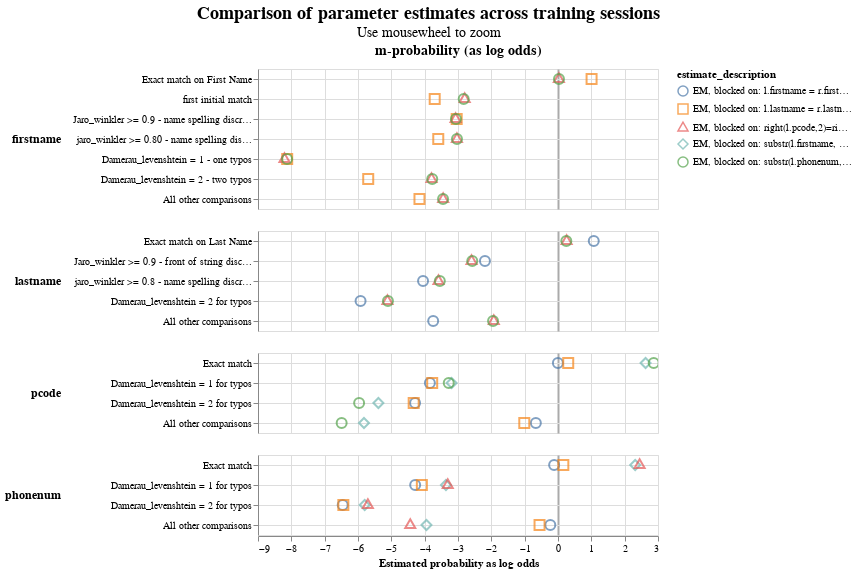

Notebook code cell kept with this figure:
### Markdown cell above
No convergence problems AT ALL!

### Code cell
linker2.parameter_estimate_comparisons_chart()

### Figure 1 — Vega-Lite specification as saved in the notebook (floating-point values rounded to 4 significant figures)
{"$schema": "https://vega.github.io/schema/vega-lite/v5.9.3.json", "config": {"title": {"anchor": "middle", "fontSize": 18, "subtitleFontSize": 14}, "view": {"continuousHeight": 300, "continuousWidth": 400}}, "data": {"name": "data-39255f52dadd0b10b3cffcab832895e0"}, "datasets": {"data-39255f52dadd0b10b3cffcab832895e0": [{"comparison_level_label": "Exact match on First Name", "comparison_name": "firstname", "comparison_sort_order": 0, "comparison_vector_value": 6, "estimate_description": "EM, blocked on: l.lastname = r.lastname", "estimated_probability": 0.6678, "estimated_probability_as_log_odds": 1.007, "m_or_u": "m", "sql_condition": "firstname_l = firstname_r"}, {"comparison_level_label": "Exact match on First Name", "comparison_name": "firstname", "comparison_sort_order": 0, "comparison_vector_value": 6, "estimate_description": "EM, blocked on: right(l.pcode,2)=right(r.pcode,2)", "estimated_probability": 0.5046, "estimated_probability_as_log_odds": 0.02678, "m_or_u": "m", "sql_condition": "firstname_l = firstname_r"}, {"comparison_level_label": "Exact match on First Name", "comparison_name": "firstname", "comparison_sort_order": 0, "comparison_vector_value": 6, "estimate_description": "EM, blocked on: substr(l.phonenum,1,2)=substr(r.phonenum,1,2)", "estimated_probability": 0.5051, "estimated_probability_as_log_odds": 0.02927, "m_or_u": "m", "sql_condition": "firstname_l = firstname_r"}, {"comparison_level_label": "first initial match", "comparison_name": "firstname", "comparison_sort_order": 0, "comparison_vector_value": 5, "estimate_description": "EM, blocked on: l.lastname = r.lastname", "estimated_probability": 0.0715, "estimated_probability_as_log_odds": -3.699, "m_or_u": "m", "sql_condition": "(length(firstname_l) = 1 OR length(firstname_r) = 1 ) AND (substr(firstname_l, 1, 1) = substr(firstname_r, 1, 1))"}, {"comparison_level_label": "first initial match", "comparison_name": "firstname", "comparison_sort_order": 0, "comparison_vector_value": 5, "estimate_description": "EM, blocked on: right(l.pcode,2)=right(r.pcode,2)", "estimated_probability": 0.1255, "estimated_probability_as_log_odds": -2.8, "m_or_u": "m", "sql_condition": "(length(firstname_l) = 1 OR length(firstname_r) = 1 ) AND (substr(firstname_l, 1, 1) = substr(firstname_r, 1, 1))"}, {"comparison_level_label": "first initial match", "comparison_name": "firstname", "comparison_sort_order": 0, "comparison_vector_value": 5, "estimate_description": "EM, blocked on: substr(l.phonenum,1,2)=substr(r.phonenum,1,2)", "estimated_probability": 0.1233, "estimated_probability_as_log_odds": -2.83, "m_or_u": "m", "sql_condition": "(length(firstname_l) = 1 OR length(firstname_r) = 1 ) AND (substr(firstname_l, 1, 1) = substr(firstname_r, 1, 1))"}, {"comparison_level_label": "Jaro_winkler >= 0.9 - name spelling discrepancies", "comparison_name": "firstname", "comparison_sort_order": 0, "comparison_vector_value": 4, "estimate_description": "EM, blocked on: l.lastname = r.lastname", "estimated_probability": 0.1085, "estimated_probability_as_log_odds": -3.039, "m_or_u": "m", "sql_condition": "jaro_winkler_similarity(firstname_l, firstname_r) >= 0.9"}, {"comparison_level_label": "Jaro_winkler >= 0.9 - name spelling discrepancies", "comparison_name": "firstname", "comparison_sort_order": 0, "comparison_vector_value": 4, "estimate_description": "EM, blocked on: right(l.pcode,2)=right(r.pcode,2)", "estimated_probability": 0.1062, "estimated_probability_as_log_odds": -3.073, "m_or_u": "m", "sql_condition": "jaro_winkler_similarity(firstname_l, firstname_r) >= 0.9"}, {"comparison_level_label": "Jaro_winkler >= 0.9 - name spelling discrepancies", "comparison_name": "firstname", "comparison_sort_order": 0, "comparison_vector_value": 4, "estimate_description": "EM, blocked on: substr(l.phonenum,1,2)=substr(r.phonenum,1,2)", "estimated_probability": 0.107, "estimated_probability_as_log_odds": -3.062, "m_or_u": "m", "sql_condition": "jaro_winkler_similarity(firstname_l, firstname_r) >= 0.9"}, {"comparison_level_label": "jaro_winkler >= 0.80 - name spelling discrepancies", "comparison_name": "firstname", "comparison_sort_order": 0, "comparison_vector_value": 3, "estimate_description": "EM, blocked on: l.lastname = r.lastname", "estimated_probability": 0.07658, "estimated_probability_as_log_odds": -3.592, "m_or_u": "m", "sql_condition": "jaro_winkler_similarity(firstname_l, firstname_r) >= 0.80"}, {"comparison_level_label": "jaro_winkler >= 0.80 - name spelling discrepancies", "comparison_name": "firstname", "comparison_sort_order": 0, "comparison_vector_value": 3, "estimate_description": "EM, blocked on: right(l.pcode,2)=right(r.pcode,2)", "estimated_probability": 0.1089, "estimated_probability_as_log_odds": -3.032, "m_or_u": "m", "sql_condition": "jaro_winkler_similarity(firstname_l, firstname_r) >= 0.80"}, {"comparison_level_label": "jaro_winkler >= 0.80 - name spelling discrepancies", "comparison_name": "firstname", "comparison_sort_order": 0, "comparison_vector_value": 3, "estimate_description": "EM, blocked on: substr(l.phonenum,1,2)=substr(r.phonenum,1,2)", "estimated_probability": 0.109, "estimated_probability_as_log_odds": -3.031, "m_or_u": "m", "sql_condition": "jaro_winkler_similarity(firstname_l, firstname_r) >= 0.80"}, {"comparison_level_label": "Damerau_levenshtein = 1 - one typos", "comparison_name": "firstname", "comparison_sort_order": 0, "comparison_vector_value": 2, "estimate_description": "EM, blocked on: l.lastname = r.lastname", "estimated_probability": 0.003571, "estimated_probability_as_log_odds": -8.124, "m_or_u": "m", "sql_condition": "damerau_levenshtein(firstname_l, firstname_r) <= 1"}, {"comparison_level_label": "Damerau_levenshtein = 1 - one typos", "comparison_name": "firstname", "comparison_sort_order": 0, "comparison_vector_value": 2, "estimate_description": "EM, blocked on: right(l.pcode,2)=right(r.pcode,2)", "estimated_probability": 0.003376, "estimated_probability_as_log_odds": -8.206, "m_or_u": "m", "sql_condition": "damerau_levenshtein(firstname_l, firstname_r) <= 1"}, {"comparison_level_label": "Damerau_levenshtein = 1 - one typos", "comparison_name": "firstname", "comparison_sort_order": 0, "comparison_vector_value": 2, "estimate_description": "EM, blocked on: substr(l.phonenum,1,2)=substr(r.phonenum,1,2)", "estimated_probability": 0.003562, "estimated_probability_as_log_odds": -8.128, "m_or_u": "m", "sql_condition": "damerau_levenshtein(firstname_l, firstname_r) <= 1"}, {"comparison_level_label": "Damerau_levenshtein = 2 - two typos", "comparison_name": "firstname", "comparison_sort_order": 0, "comparison_vector_value": 1, "estimate_description": "EM, blocked on: l.lastname = r.lastname", "estimated_probability": 0.01896, "estimated_probability_as_log_odds": -5.694, "m_or_u": "m", "sql_condition": "damerau_levenshtein(firstname_l, firstname_r) = 2"}, {"comparison_level_label": "Damerau_levenshtein = 2 - two typos", "comparison_name": "firstname", "comparison_sort_order": 0, "comparison_vector_value": 1, "estimate_description": "EM, blocked on: right(l.pcode,2)=right(r.pcode,2)", "estimated_probability": 0.06723, "estimated_probability_as_log_odds": -3.794, "m_or_u": "m", "sql_condition": "damerau_levenshtein(firstname_l, firstname_r) = 2"}, {"comparison_level_label": "Damerau_levenshtein = 2 - two typos", "comparison_name": "firstname", "comparison_sort_order": 0, "comparison_vector_value": 1, "estimate_description": "EM, blocked on: substr(l.phonenum,1,2)=substr(r.phonenum,1,2)", "estimated_probability": 0.06815, "estimated_probability_as_log_odds": -3.773, "m_or_u": "m", "sql_condition": "damerau_levenshtein(firstname_l, firstname_r) = 2"}, {"comparison_level_label": "All other comparisons", "comparison_name": "firstname", "comparison_sort_order": 0, "comparison_vector_value": 0, "estimate_description": "EM, blocked on: l.lastname = r.lastname", "estimated_probability": 0.05312, "estimated_probability_as_log_odds": -4.156, "m_or_u": "m", "sql_condition": "ELSE"}, {"comparison_level_label": "All other comparisons", "comparison_name": "firstname", "comparison_sort_order": 0, "comparison_vector_value": 0, "estimate_description": "EM, blocked on: right(l.pcode,2)=right(r.pcode,2)", "estimated_probability": 0.08407, "estimated_probability_as_log_odds": -3.446, "m_or_u": "m", "sql_condition": "ELSE"}, {"comparison_level_label": "All other comparisons", "comparison_name": "firstname", "comparison_sort_order": 0, "comparison_vector_value": 0, "estimate_description": "EM, blocked on: substr(l.phonenum,1,2)=substr(r.phonenum,1,2)", "estimated_probability": 0.0839, "estimated_probability_as_log_odds": -3.449, "m_or_u": "m", "sql_condition": "ELSE"}, {"comparison_level_label": "Exact match on Last Name", "comparison_name": "lastname", "comparison_sort_order": 1, "comparison_vector_value": 4, "estimate_description": "EM, blocked on: l.firstname = r.firstname", "estimated_probability": 0.6778, "estimated_probability_as_log_odds": 1.073, "m_or_u": "m", "sql_condition": "lastname_l = lastname_r"}, {"comparison_level_label": "Exact match on Last Name", "comparison_name": "lastname", "comparison_sort_order": 1, "comparison_vector_value": 4, "estimate_description": "EM, blocked on: right(l.pcode,2)=right(r.pcode,2)", "estimated_probability": 0.5446, "estimated_probability_as_log_odds": 0.2583, "m_or_u": "m", "sql_condition": "lastname_l = lastname_r"}, {"comparison_level_label": "Exact match on Last Name", "comparison_name": "lastname", "comparison_sort_order": 1, "comparison_vector_value": 4, "estimate_description": "EM, blocked on: substr(l.phonenum,1,2)=substr(r.phonenum,1,2)", "estimated_probability": 0.5431, "estimated_probability_as_log_odds": 0.2494, "m_or_u": "m", "sql_condition": "lastname_l = lastname_r"}, {"comparison_level_label": "Jaro_winkler >= 0.9 - front of string discrepdendies", "comparison_name": "lastname", "comparison_sort_order": 1, "comparison_vector_value": 3, "estimate_description": "EM, blocked on: l.firstname = r.firstname", "estimated_probability": 0.1796, "estimated_probability_as_log_odds": -2.192, "m_or_u": "m", "sql_condition": "jaro_winkler_similarity(lastname_l, lastname_r) >= 0.9"}, {"comparison_level_label": "Jaro_winkler >= 0.9 - front of string discrepdendies", "comparison_name": "lastname", "comparison_sort_order": 1, "comparison_vector_value": 3, "estimate_description": "EM, blocked on: right(l.pcode,2)=right(r.pcode,2)", "estimated_probability": 0.1421, "estimated_probability_as_log_odds": -2.594, "m_or_u": "m", "sql_condition": "jaro_winkler_similarity(lastname_l, lastname_r) >= 0.9"}, {"comparison_level_label": "Jaro_winkler >= 0.9 - front of string discrepdendies", "comparison_name": "lastname", "comparison_sort_order": 1, "comparison_vector_value": 3, "estimate_description": "EM, blocked on: substr(l.phonenum,1,2)=substr(r.phonenum,1,2)", "estimated_probability": 0.144, "estimated_probability_as_log_odds": -2.572, "m_or_u": "m", "sql_condition": "jaro_winkler_similarity(lastname_l, lastname_r) >= 0.9"}, {"comparison_level_label": "jaro_winkler >= 0.8 - name spelling discrepancies throughout str", "comparison_name": "lastname", "comparison_sort_order": 1, "comparison_vector_value": 2, "estimate_description": "EM, blocked on: l.firstname = r.firstname", "estimated_probability": 0.05698, "estimated_probability_as_log_odds": -4.049, "m_or_u": "m", "sql_condition": "jaro_winkler_similarity(lastname_l, lastname_r) >= 0.8"}, {"comparison_level_label": "jaro_winkler >= 0.8 - name spelling discrepancies throughout str", "comparison_name": "lastname", "comparison_sort_order": 1, "comparison_vector_value": 2, "estimate_description": "EM, blocked on: right(l.pcode,2)=right(r.pcode,2)", "estimated_probability": 0.07693, "estimated_probability_as_log_odds": -3.585, "m_or_u": "m", "sql_condition": "jaro_winkler_similarity(lastname_l, lastname_r) >= 0.8"}, {"comparison_level_label": "jaro_winkler >= 0.8 - name spelling discrepancies throughout str", "comparison_name": "lastname", "comparison_sort_order": 1, "comparison_vector_value": 2, "estimate_description": "EM, blocked on: substr(l.phonenum,1,2)=substr(r.phonenum,1,2)", "estimated_probability": 0.07888, "estimated_probability_as_log_odds": -3.546, "m_or_u": "m", "sql_condition": "jaro_winkler_similarity(lastname_l, lastname_r) >= 0.8"}, {"comparison_level_label": "Damerau_levenshtein = 2 for typos", "comparison_name": "lastname", "comparison_sort_order": 1, "comparison_vector_value": 1, "estimate_description": "EM, blocked on: l.firstname = r.firstname", "estimated_probability": 0.01621, "estimated_probability_as_log_odds": -5.923, "m_or_u": "m", "sql_condition": "damerau_levenshtein(lastname_l, lastname_r) = 2"}, {"comparison_level_label": "Damerau_levenshtein = 2 for typos", "comparison_name": "lastname", "comparison_sort_order": 1, "comparison_vector_value": 1, "estimate_description": "EM, blocked on: right(l.pcode,2)=right(r.pcode,2)", "estimated_probability": 0.02803, "estimated_probability_as_log_odds": -5.116, "m_or_u": "m", "sql_condition": "damerau_levenshtein(lastname_l, lastname_r) = 2"}, {"comparison_level_label": "Damerau_levenshtein = 2 for typos", "comparison_name": "lastname", "comparison_sort_order": 1, "comparison_vector_value": 1, "estimate_description": "EM, blocked on: substr(l.phonenum,1,2)=substr(r.phonenum,1,2)", "estimated_probability": 0.0283, "estimated_probability_as_log_odds": -5.102, "m_or_u": "m", "sql_condition": "damerau_levenshtein(lastname_l, lastname_r) = 2"}, {"comparison_level_label": "All other comparisons", "comparison_name": "lastname", "comparison_sort_order": 1, "comparison_vector_value": 0, "estimate_description": "EM, blocked on: l.firstname = r.firstname", "estimated_probability": 0.06943, "estimated_probability_as_log_odds": -3.745, "m_or_u": "m", "sql_condition": "ELSE"}, {"comparison_level_label": "All other comparisons", "comparison_name": "lastname", "comparison_sort_order": 1, "comparison_vector_value": 0, "estimate_description": "EM, blocked on: right(l.pcode,2)=right(r.pcode,2)", "estimated_probability": 0.2083, "estimated_probability_as_log_odds": -1.926, "m_or_u": "m", "sql_condition": "ELSE"}, {"comparison_level_label": "All other comparisons", "comparison_name": "lastname", "comparison_sort_order": 1, "comparison_vector_value": 0, "estimate_description": "EM, blocked on: substr(l.phonenum,1,2)=substr(r.phonenum,1,2)", "estimated_probability": 0.2058, "estimated_probability_as_log_odds": -1.949, "m_or_u": "m", "sql_condition": "ELSE"}, {"comparison_level_label": "Exact match", "comparison_name": "pcode", "comparison_sort_order": 2, "comparison_vector_value": 3, "estimate_description": "EM, blocked on: l.firstname = r.firstname", "estimated_probability": 0.4994, "estimated_probability_as_log_odds": -0.003553, "m_or_u": "m", "sql_condition": "pcode_l=pcode_r"}, {"comparison_level_label": "Exact match", "comparison_name": "pcode", "comparison_sort_order": 2, "comparison_vector_value": 3, "estimate_description": "EM, blocked on: l.lastname = r.lastname", "estimated_probability": 0.5529, "estimated_probability_as_log_odds": 0.3066, "m_or_u": "m", "sql_condition": "pcode_l=pcode_r"}, {"comparison_level_label": "Exact match", "comparison_name": "pcode", "comparison_sort_order": 2, "comparison_vector_value": 3, "estimate_description": "EM, blocked on: substr(l.firstname, 1, 1) = substr(r.firstname, 1, 1) and substr(l.lastname, 1, 1) = substr(r.lastname, 1, 1)", "estimated_probability": 0.8607, "estimated_probability_as_log_odds": 2.627, "m_or_u": "m", "sql_condition": "pcode_l=pcode_r"}, {"comparison_level_label": "Exact match", "comparison_name": "pcode", "comparison_sort_order": 2, "comparison_vector_value": 3, "estimate_description": "EM, blocked on: substr(l.phonenum,1,2)=substr(r.phonenum,1,2)", "estimated_probability": 0.8798, "estimated_probability_as_log_odds": 2.871, "m_or_u": "m", "sql_condition": "pcode_l=pcode_r"}, {"comparison_level_label": "Damerau_levenshtein = 1 for typos", "comparison_name": "pcode", "comparison_sort_order": 2, "comparison_vector_value": 2, "estimate_description": "EM, blocked on: l.firstname = r.firstname", "estimated_probability": 0.06511, "estimated_probability_as_log_odds": -3.844, "m_or_u": "m", "sql_condition": "damerau_levenshtein(pcode_l, pcode_r) = 1"}, {"comparison_level_label": "Damerau_levenshtein = 1 for typos", "comparison_name": "pcode", "comparison_sort_order": 2, "comparison_vector_value": 2, "estimate_description": "EM, blocked on: l.lastname = r.lastname", "estimated_probability": 0.06811, "estimated_probability_as_log_odds": -3.774, "m_or_u": "m", "sql_condition": "damerau_levenshtein(pcode_l, pcode_r) = 1"}, {"comparison_level_label": "Damerau_levenshtein = 1 for typos", "comparison_name": "pcode", "comparison_sort_order": 2, "comparison_vector_value": 2, "estimate_description": "EM, blocked on: substr(l.firstname, 1, 1) = substr(r.firstname, 1, 1) and substr(l.lastname, 1, 1) = substr(r.lastname, 1, 1)", "estimated_probability": 0.09862, "estimated_probability_as_log_odds": -3.192, "m_or_u": "m", "sql_condition": "damerau_levenshtein(pcode_l, pcode_r) = 1"}, {"comparison_level_label": "Damerau_levenshtein = 1 for typos", "comparison_name": "pcode", "comparison_sort_order": 2, "comparison_vector_value": 2, "estimate_description": "EM, blocked on: substr(l.phonenum,1,2)=substr(r.phonenum,1,2)", "estimated_probability": 0.09348, "estimated_probability_as_log_odds": -3.278, "m_or_u": "m", "sql_condition": "damerau_levenshtein(pcode_l, pcode_r) = 1"}, {"comparison_level_label": "Damerau_levenshtein = 2 for typos", "comparison_name": "pcode", "comparison_sort_order": 2, "comparison_vector_value": 1, "estimate_description": "EM, blocked on: l.firstname = r.firstname", "estimated_probability": 0.0487, "estimated_probability_as_log_odds": -4.288, "m_or_u": "m", "sql_condition": "damerau_levenshtein(pcode_l, pcode_r) = 2"}, {"comparison_level_label": "Damerau_levenshtein = 2 for typos", "comparison_name": "pcode", "comparison_sort_order": 2, "comparison_vector_value": 1, "estimate_description": "EM, blocked on: l.lastname = r.lastname", "estimated_probability": 0.04738, "estimated_probability_as_log_odds": -4.329, "m_or_u": "m", "sql_condition": "damerau_levenshtein(pcode_l, pcode_r) = 2"}, {"comparison_level_label": "Damerau_levenshtein = 2 for typos", "comparison_name": "pcode", "comparison_sort_order": 2, "comparison_vector_value": 1, "estimate_description": "EM, blocked on: substr(l.firstname, 1, 1) = substr(r.firstname, 1, 1) and substr(l.lastname, 1, 1) = substr(r.lastname, 1, 1)", "estimated_probability": 0.02333, "estimated_probability_as_log_odds": -5.388, "m_or_u": "m", "sql_condition": "damerau_levenshtein(pcode_l, pcode_r) = 2"}, {"comparison_level_label": "Damerau_levenshtein = 2 for typos", "comparison_name": "pcode", "comparison_sort_order": 2, "comparison_vector_value": 1, "estimate_description": "EM, blocked on: substr(l.phonenum,1,2)=substr(r.phonenum,1,2)", "estimated_probability": 0.01574, "estimated_probability_as_log_odds": -5.966, "m_or_u": "m", "sql_condition": "damerau_levenshtein(pcode_l, pcode_r) = 2"}, {"comparison_level_label": "All other comparisons", "comparison_name": "pcode", "comparison_sort_order": 2, "comparison_vector_value": 0, "estimate_description": "EM, blocked on: l.firstname = r.firstname", "estimated_probability": 0.3868, "estimated_probability_as_log_odds": -0.6648, "m_or_u": "m", "sql_condition": "ELSE"}, {"comparison_level_label": "All other comparisons", "comparison_name": "pcode", "comparison_sort_order": 2, "comparison_vector_value": 0, "estimate_description": "EM, blocked on: l.lastname = r.lastname", "estimated_probability": 0.3316, "estimated_probability_as_log_odds": -1.011, "m_or_u": "m", "sql_condition": "ELSE"}, {"comparison_level_label": "All other comparisons", "comparison_name": "pcode", "comparison_sort_order": 2, "comparison_vector_value": 0, "estimate_description": "EM, blocked on: substr(l.firstname, 1, 1) = substr(r.firstname, 1, 1) and substr(l.lastname, 1, 1) = substr(r.lastname, 1, 1)", "estimated_probability": 0.01739, "estimated_probability_as_log_odds": -5.82, "m_or_u": "m", "sql_condition": "ELSE"}, {"comparison_level_label": "All other comparisons", "comparison_name": "pcode", "comparison_sort_order": 2, "comparison_vector_value": 0, "estimate_description": "EM, blocked on: substr(l.phonenum,1,2)=substr(r.phonenum,1,2)", "estimated_probability": 0.011, "estimated_probability_as_log_odds": -6.49, "m_or_u": "m", "sql_condition": "ELSE"}, {"comparison_level_label": "Exact match", "comparison_name": "phonenum", "comparison_sort_order": 3, "comparison_vector_value": 3, "estimate_description": "EM, blocked on: l.firstname = r.firstname", "estimated_probability": 0.4798, "estimated_probability_as_log_odds": -0.1164, "m_or_u": "m", "sql_condition": "phonenum_l=phonenum_r"}, {"comparison_level_label": "Exact match", "comparison_name": "phonenum", "comparison_sort_order": 3, "comparison_vector_value": 3, "estimate_description": "EM, blocked on: l.lastname = r.lastname", "estimated_probability": 0.5277, "estimated_probability_as_log_odds": 0.1601, "m_or_u": "m", "sql_condition": "phonenum_l=phonenum_r"}, {"comparison_level_label": "Exact match", "comparison_name": "phonenum", "comparison_sort_order": 3, "comparison_vector_value": 3, "estimate_description": "EM, blocked on: substr(l.firstname, 1, 1) = substr(r.firstname, 1, 1) and substr(l.lastname, 1, 1) = substr(r.lastname, 1, 1)", "estimated_probability": 0.8327, "estimated_probability_as_log_odds": 2.316, "m_or_u": "m", "sql_condition": "phonenum_l=phonenum_r"}, {"comparison_level_label": "Exact match", "comparison_name": "phonenum", "comparison_sort_order": 3, "comparison_vector_value": 3, "estimate_description": "EM, blocked on: right(l.pcode,2)=right(r.pcode,2)", "estimated_probability": 0.8451, "estimated_probability_as_log_odds": 2.448, "m_or_u": "m", "sql_condition": "phonenum_l=phonenum_r"}, {"comparison_level_label": "Damerau_levenshtein = 1 for typos", "comparison_name": "phonenum", "comparison_sort_order": 3, "comparison_vector_value": 2, "estimate_description": "EM, blocked on: l.firstname = r.firstname", "estimated_probability": 0.0488, "estimated_probability_as_log_odds": -4.285, "m_or_u": "m", "sql_condition": "damerau_levenshtein(phonenum_l, phonenum_r) = 1"}, {"comparison_level_label": "Damerau_levenshtein = 1 for typos", "comparison_name": "phonenum", "comparison_sort_order": 3, "comparison_vector_value": 2, "estimate_description": "EM, blocked on: l.lastname = r.lastname", "estimated_probability": 0.05567, "estimated_probability_as_log_odds": -4.084, "m_or_u": "m", "sql_condition": "damerau_levenshtein(phonenum_l, phonenum_r) = 1"}, {"comparison_level_label": "Damerau_levenshtein = 1 for typos", "comparison_name": "phonenum", "comparison_sort_order": 3, "comparison_vector_value": 2, "estimate_description": "EM, blocked on: substr(l.firstname, 1, 1) = substr(r.firstname, 1, 1) and substr(l.lastname, 1, 1) = substr(r.lastname, 1, 1)", "estimated_probability": 0.08868, "estimated_probability_as_log_odds": -3.361, "m_or_u": "m", "sql_condition": "damerau_levenshtein(phonenum_l, phonenum_r) = 1"}, {"comparison_level_label": "Damerau_levenshtein = 1 for typos", "comparison_name": "phonenum", "comparison_sort_order": 3, "comparison_vector_value": 2, "estimate_description": "EM, blocked on: right(l.pcode,2)=right(r.pcode,2)", "estimated_probability": 0.09175, "estimated_probability_as_log_odds": -3.307, "m_or_u": "m", "sql_condition": "damerau_levenshtein(phonenum_l, phonenum_r) = 1"}, {"comparison_level_label": "Damerau_levenshtein = 2 for typos", "comparison_name": "phonenum", "comparison_sort_order": 3, "comparison_vector_value": 1, "estimate_description": "EM, blocked on: l.firstname = r.firstname", "estimated_probability": 0.01124, "estimated_probability_as_log_odds": -6.459, "m_or_u": "m", "sql_condition": "damerau_levenshtein(phonenum_l, phonenum_r) = 2"}, {"comparison_level_label": "Damerau_levenshtein = 2 for typos", "comparison_name": "phonenum", "comparison_sort_order": 3, "comparison_vector_value": 1, "estimate_description": "EM, blocked on: l.lastname = r.lastname", "estimated_probability": 0.01139, "estimated_probability_as_log_odds": -6.44, "m_or_u": "m", "sql_condition": "damerau_levenshtein(phonenum_l, phonenum_r) = 2"}, {"comparison_level_label": "Damerau_levenshtein = 2 for typos", "comparison_name": "phonenum", "comparison_sort_order": 3, "comparison_vector_value": 1, "estimate_description": "EM, blocked on: substr(l.firstname, 1, 1) = substr(r.firstname, 1, 1) and substr(l.lastname, 1, 1) = substr(r.lastname, 1, 1)", "estimated_probability": 0.01764, "estimated_probability_as_log_odds": -5.799, "m_or_u": "m", "sql_condition": "damerau_levenshtein(phonenum_l, phonenum_r) = 2"}, {"comparison_level_label": "Damerau_levenshtein = 2 for typos", "comparison_name": "phonenum", "comparison_sort_order": 3, "comparison_vector_value": 1, "estimate_description": "EM, blocked on: right(l.pcode,2)=right(r.pcode,2)", "estimated_probability": 0.01882, "estimated_probability_as_log_odds": -5.704, "m_or_u": "m", "sql_condition": "damerau_levenshtein(phonenum_l, phonenum_r) = 2"}, {"comparison_level_label": "All other comparisons", "comparison_name": "phonenum", "comparison_sort_order": 3, "comparison_vector_value": 0, "estimate_description": "EM, blocked on: l.firstname = r.firstname", "estimated_probability": 0.4601, "estimated_probability_as_log_odds": -0.2307, "m_or_u": "m", "sql_condition": "ELSE"}, {"comparison_level_label": "All other comparisons", "comparison_name": "phonenum", "comparison_sort_order": 3, "comparison_vector_value": 0, "estimate_description": "EM, blocked on: l.lastname = r.lastname", "estimated_probability": 0.4052, "estimated_probability_as_log_odds": -0.5536, "m_or_u": "m", "sql_condition": "ELSE"}, {"comparison_level_label": "All other comparisons", "comparison_name": "phonenum", "comparison_sort_order": 3, "comparison_vector_value": 0, "estimate_description": "EM, blocked on: substr(l.firstname, 1, 1) = substr(r.firstname, 1, 1) and substr(l.lastname, 1, 1) = substr(r.lastname, 1, 1)", "estimated_probability": 0.06093, "estimated_probability_as_log_odds": -3.946, "m_or_u": "m", "sql_condition": "ELSE"}, {"comparison_level_label": "All other comparisons", "comparison_name": "phonenum", "comparison_sort_order": 3, "comparison_vector_value": 0, "estimate_description": "EM, blocked on: right(l.pcode,2)=right(r.pcode,2)", "estimated_probability": 0.04427, "estimated_probability_as_log_odds": -4.432, "m_or_u": "m", "sql_condition": "ELSE"}]}, "encoding": {"color": {"field": "estimate_description", "type": "nominal"}, "column": {"align": "each", "field": "col_header", "header": {"labelFontSize": 14, "labelFontWeight": "bold"}, "title": null, "type": "nominal"}, "row": {"align": "each", "field": "comparison_name", "header": {"labelAlign": "left", "labelAnchor": "middle", "labelAngle": 0, "labelFontSize": 12, "labelFontWeight": "bold"}, "sort": {"field": "comparison_sort_order"}, "title": null, "type": "nominal"}, "shape": {"field": "estimate_description", "scale": {"range": ["circle", "square", "triangle", "diamond"]}, "type": "nominal"}, "tooltip": [{"field": "comparison_name", "type": "nominal"}, {"field": "estimate_description", "type": "nominal"}, {"field": "estimated_probability", "type": "quantitative"}], "x": {"axis": {"gridColor": {"condition": {"test": "abs(datum.value / 10)  <= 1 & datum.value % 10 === 0", "value": "#aaa"}, "value": "#ddd"}, "gridDash": {"condition": {"test": "abs(datum.value / 10) == 1", "value": [3]}, "value": null}, "gridWidth": {"condition": {"test": "abs(datum.value / 10)  <= 1 & datum.value % 10 === 0", "value": 2}, "value": 1}}, "field": "estimated_probability_as_log_odds", "title": "Estimated probability as log odds", "type": "quantitative"}, "y": {"axis": {"grid": true, "title": null}, "field": "comparison_level_label", "sort": {"field": "comparison_vector_value", "order": "descending"}, "type": "nominal"}}, "mark": {"filled": false, "opacity": 0.7, "size": 100, "type": "point"}, "params": [{"bind": "scales", "name": "mouse_zoom", "select": {"encodings": ["x"], "type": "interval"}}], "resolve": {"scale": {"y": "independent"}}, "title": {"subtitle": "Use mousewheel to zoom", "text": "Comparison of parameter estimates across training sessions"}, "transform": [{"as": "col_header", "calculate": "datum.m_or_u + '-probability (as log odds)'"}]}
